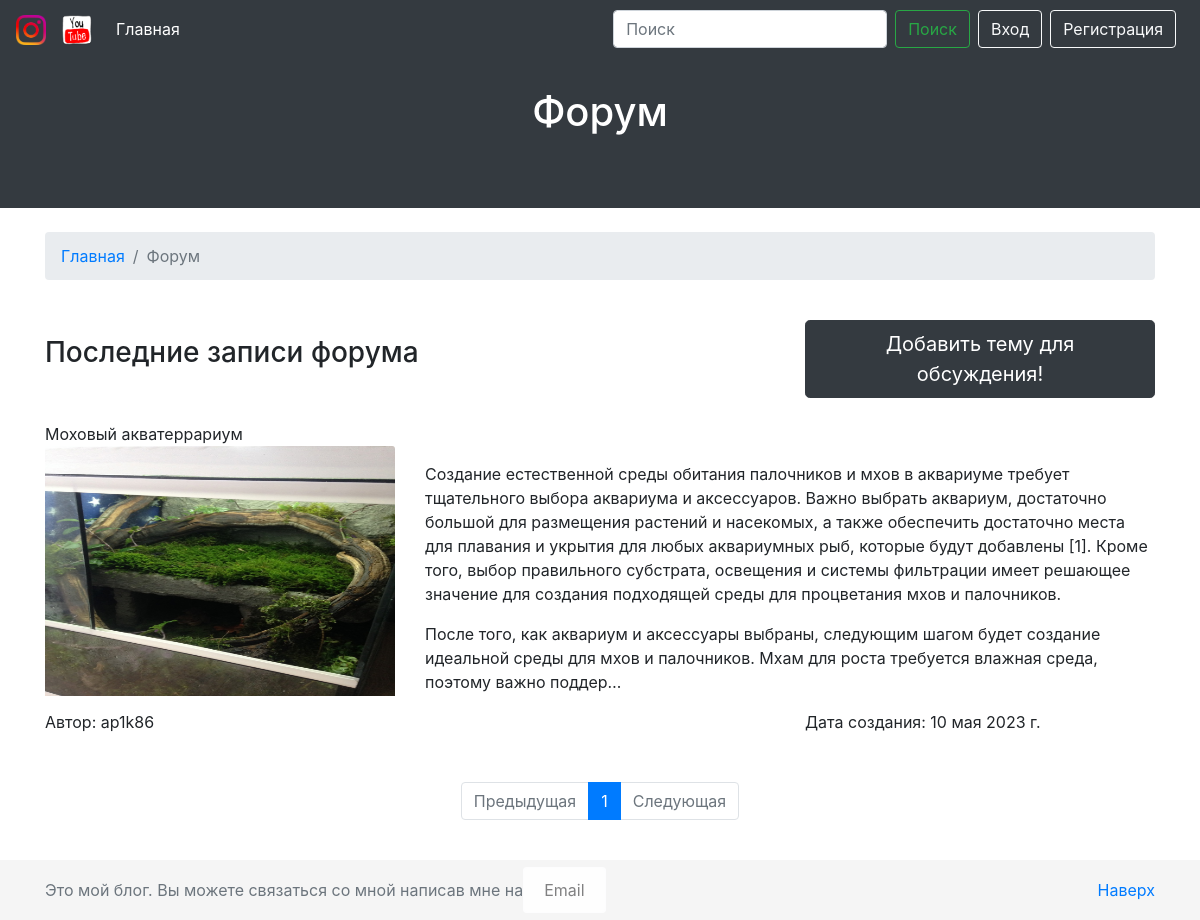
Page //forum/ on the earlier database version.
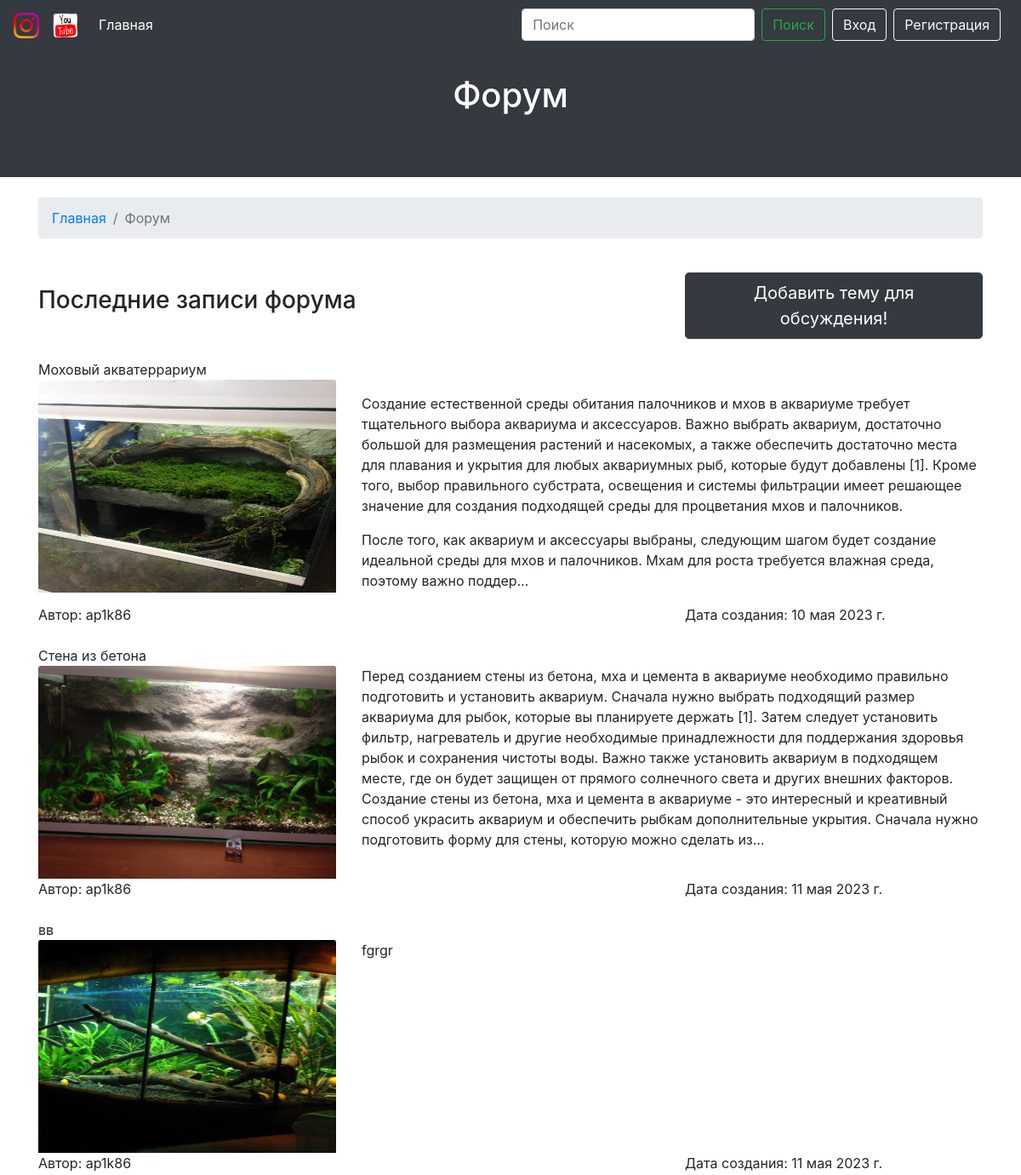
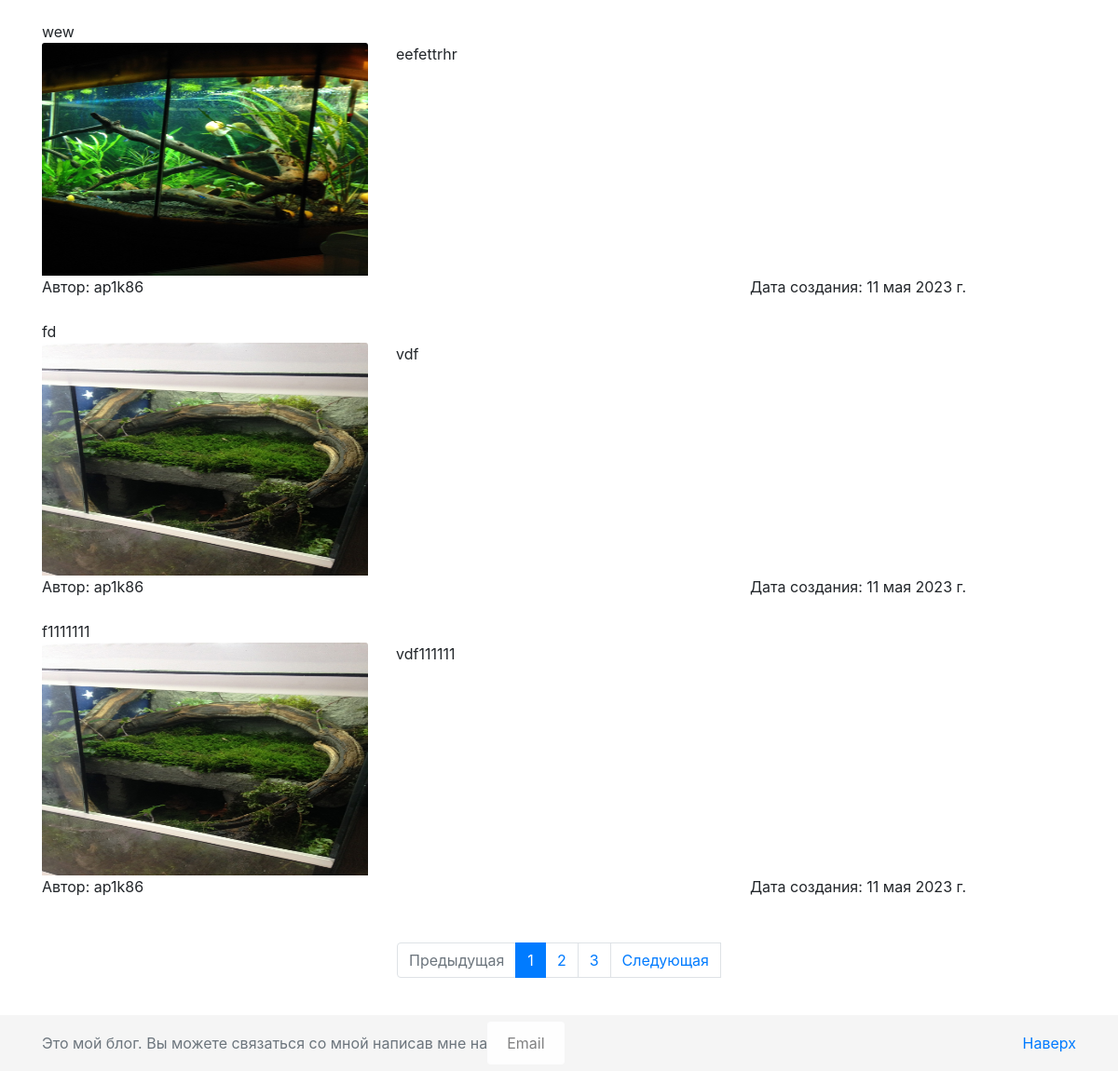
Same page on the later database version (2 pictures, top to bottom).
### myblog/models.py (models this page shows, shortened)
class ForumPost(models.Model):
    title = models.CharField(max_length=200, verbose_name="Заголовок:")
    url = AutoSlugField(unique=True, verbose_name='URL-адрес(авто):')  # https://pypi.org/project/django-autoslug/
    content = RichTextUploadingField(verbose_name="Описание:")
    image = models.ImageField(upload_to='forum', verbose_name='Фото:')
    created_at = models.DateField(default=timezone.now, verbose_name='Дата создания поста:')
    author = models.ForeignKey(User, on_delete=models.CASCADE, verbose_name="Автор:", default=User.objects.all)
    objects = models.Model
    class Meta:
        verbose_name = 'Пост на форуме'
        verbose_name_plural = 'Посты на форуме'

### myblog/views.py (the view, shortened to what this page needs)
# urls.py: path('/forum/', ForumView.as_view(), name='forum'),
class ForumView(View):
    def get(self, request, *args, **kwargs):
        posts_forum = ForumPost.objects.all()
        paginator_forum = Paginator(posts_forum, 6)
        page_number_forum = request.GET.get('page')
        page_obj_forum = paginator_forum.get_page(page_number_forum)
        context = {
            'title': 'Форум',
            'page_obj_forum': page_obj_forum,
        }
        return render(request, 'myblog/forum.html', context=context)

### templates/myblog/forum.html (shortened to what this page needs)
{% extends './base.html' %}
{% load static %}
{% block header %}
{% include './block/header.html' %}
{% endblock %}
{% block content %}
<div class="container">
    <div class="row">
        <div class="col-lg-12">
            <nav aria-label="breadcrumb" class="mt-4">
                <ol class="breadcrumb">
                    <li class="breadcrumb-item"><a href="{% url 'index' %}">Главная</a></li>
                    <li class="breadcrumb-item active" aria-current="page">Форум</li>
                </ol>
            </nav>
        </div>
    </div>
</div>
<br>
<div class="container">
    <div class="row">
        <div class="col-8">
            {% if page_obj_forum %}
            <h3 class="my-3">Последние записи форума</h3>
            {% else %}
            <h3 class="my-3">Нет записей на форуме</h3>
            {% endif %}
        </div>
        <div class="col">
            <a href="{% url 'theme_add' %}">
                <button type="button" class="btn btn-dark btn-lg">Добавить тему для обсуждения!</button>
            </a>
        </div>
    </div>
</div>
{% for post_forum in page_obj_forum %}
<div class="container">
    <br>
    <div class="row">
        <div class="col-sm-12">
            {{ post_forum.title }}
            <div class="row">
                <div class="col-8 col-sm-4">
                    <a href="{% url 'forum_detail' slug=post_forum.url %}"><img src="/media/{{ post_forum.image }}" alt=""
                                    class="card-img-top foto"></a>
                </div>
                <div class="col-4 col-sm-8">
                    {{ post_forum.content|safe|truncatechars:700 }}
                </div>
            </div>
        </div>
        <div class="col-sm-12">
            <div class="row">
                <div class="col-8 col-sm-4">
                    Автор: {{ post_forum.author|safe }}
                </div>
                <div class="col-4 col-sm-4"></div>
                <div class="col-4 col-sm-4">
                    Дата создания: {{ post_forum.created_at }}
                </div>
            </div>
        </div>
    </div>
</div>
{% endfor %}
<br>
<br>
{% endblock content %}
{% block pagination_2 %}
{% if page_obj_forum %}
<nav aria-label="Paginate me">
    <ul class="pagination justify-content-center">
        {% if page_obj_forum.has_previous %}
        <a class="page-link" href="?page={{ page_obj_forum.previous_page_number }}"
           tabindex="-1">Предыдущая</a>
        {% else %}
        <li class="page-item disabled">
            <a class="page-link disabled" href="#" tabindex="-1">Предыдущая</a>
        </li>
        {% endif %}
        {% for i in page_obj_forum.paginator.page_range %}
        {% if i == page_obj_forum.number %}
        <li class="page-item active"><a class="page-link" href="?page={{ i }}">{{ i }}</a></li>
        {% else %}
        <li class="page-item"><a class="page-link" href="?page={{ i }}">{{ i }}</a></li>
        {% endif %}
        {% endfor %}
        {% if page_obj_forum.has_next %}
        <a class="page-link" href="?page={{ page_obj_forum.next_page_number }}">Следующая</a>
        {% else %}
        <li class="page-item disabled">
            <a class="page-link" href="#">Следующая</a>
        </li>
        {% endif %}
    </ul>
</nav>
{% endif %}
<br>
{% endblock pagination_2 %}

### templates/myblog/base.html (shortened to what this page needs)
<!doctype html>
{% load static %}
<html lang="en">
<head>
    <link rel="stylesheet" href="https://cdn.jsdelivr.net/npm/bootstrap@4.5.3/dist/css/bootstrap.min.css"
>
    <link rel="stylesheet" href="{% static 'css/style.css' %}">
</head>
<body>
{% include './block/navbar.html' %}
{% block header %}{% endblock header %}
{% block content %}{% endblock content %}
{% block pagination_2 %}{% endblock pagination_2 %}
{% include './block/footer.html' %}
</body>
</html>

### templates/myblog/block/navbar.html (shortened to what this page needs)
{% load static %}
<nav class="navbar navbar-expand-lg navbar-dark bg-dark sticky-top">
    <a href="https://www.instagram.com/vitali_mitor/" class="navbar-brand">
        <img src="{% static '/img/Instagram.png' %}" width="30" height="30"
             alt="logo">
    </a>
    <a href="https://www.youtube.com/channel/UCGY2BNxOBsHUS9XScGYMhHQ" class="navbar-brand">
        <img src="{% static '/img/Youtube.png' %}" width="30" height="30" alt="logo">
    </a>
    <div class="collapse navbar-collapse" id="navbarSupportedContent">
        <ul class="navbar-nav mr-auto">
            <li class="nav-item active">
                <a href="{% url 'index' %}" class="nav-link">Главная</a>
            </li>
        </ul>
        <form action="{% url 'search_results' %}" method="get" class="form-inline my-2 my-lg-0">
            <input name="q" type="text" class="form-control mr-sm-2" placeholder="Поиск" aria-label="Поиск">
            <button class="btn btn-outline-success my-2 my-sm-0 mr-2" type="submit">Поиск</button>
        </form>
        {% if user.is_authenticated %}
        <span class="navbar-text mr-2">{{ user }}</span>
        <a href="{% url 'forum' %}" class="btn btn-outline-light mr-2">Форум</a>
        <a href="{% url 'signout' %}" class="btn btn-outline-light">Выход</a>
        {% else %}
        <a href="{% url 'signin' %}" class="btn btn-outline-light mr-2">Вход</a>
        <a href="{% url 'signup' %}" class="btn btn-outline-light mr-2">Регистрация</a>
        {% endif %}
    </div>
</nav>

### templates/myblog/block/header.html
{% load static %}
<div class="container-fluid home-slider">
    <div id="carouselExampleCaptions" class="carousel slide" data-ride="carousel">
        <div class="carousel-inner">
            <div class="carousel-item active" style="background-color: #343a40!important; height: 150px;">
                <div class="carousel-caption d-none d-md-block" style="height: 10px;">
                    <h1>
                        {% if post.h1 %}
                        {{ post.h1 }}
                        {% else %}
                        {{ title }}
                        {% endif %}
                    </h1>
                </div>
            </div>
        </div>
    </div>
</div>

### templates/myblog/block/footer.html
{% load static %}
<footer class="footer">
  <div class="container">
    <p class="float-right">
      <a href="#">Наверх</a>
    </p>
    <span class="text-muted">Это мой блог. Вы можете связаться со мной написав мне на<a href="{% url 'contact' %}" class="alert alert-light">Email</a></span>
  </div>
</footer>

### static/css/style.css (style rules this page uses)
body { margin-bottom: 60px; }
html { position: relative; min-height: 100%; }
.home-slider { padding: 0; }
.carousel-caption { bottom: 100px; }
.carousel-item { height: 20rem; }
footer { position: absolute; bottom: 0; width: 100%; height: 60px; line-height: 60px; background-color: #f5f5f5; }
.foto { height: 250px; }

Differences in the rows shown:
added ForumPost: title "Стена из бетона", image (picture), content "Перед созданием стены из бетона, мха и цемента в аквариуме необходимо правильно подготовить и установить аквариум. Сначала нужно выбрать подходящий размер аквариума для рыбок, которые вы планируете держать [1]. Затем следует установить фильтр, нагреватель и другие необходимые принадлежности для поддержания здоровья рыбок и сохранения чистоты воды. Важно также установить аквариум в подходящем месте, где он будет защищен от прямого солнечного света и других внешних факторов. Создание стены из бетона, мха и цемента в аквариуме - это интересный и креативный способ украсить аквариум и обеспечить рыбкам дополнительные укрытия. Сначала нужно подготовить форму для стены, которую можно сделать из…", author "ap1k86", created_at "11 мая 2023 г."
added ForumPost: title "вв", image (picture), content "fgrgr", author "ap1k86", created_at "11 мая 2023 г."
added ForumPost: title "wew", image (picture), content "eefettrhr", author "ap1k86", created_at "11 мая 2023 г."
added ForumPost: title "fd", image (picture), content "vdf", author "ap1k86", created_at "11 мая 2023 г."
added ForumPost: title "f1111111", image (picture), content "vdf111111", author "ap1k86", created_at "11 мая 2023 г."
Other differences:
new list line: "2"
new list line: "3"
